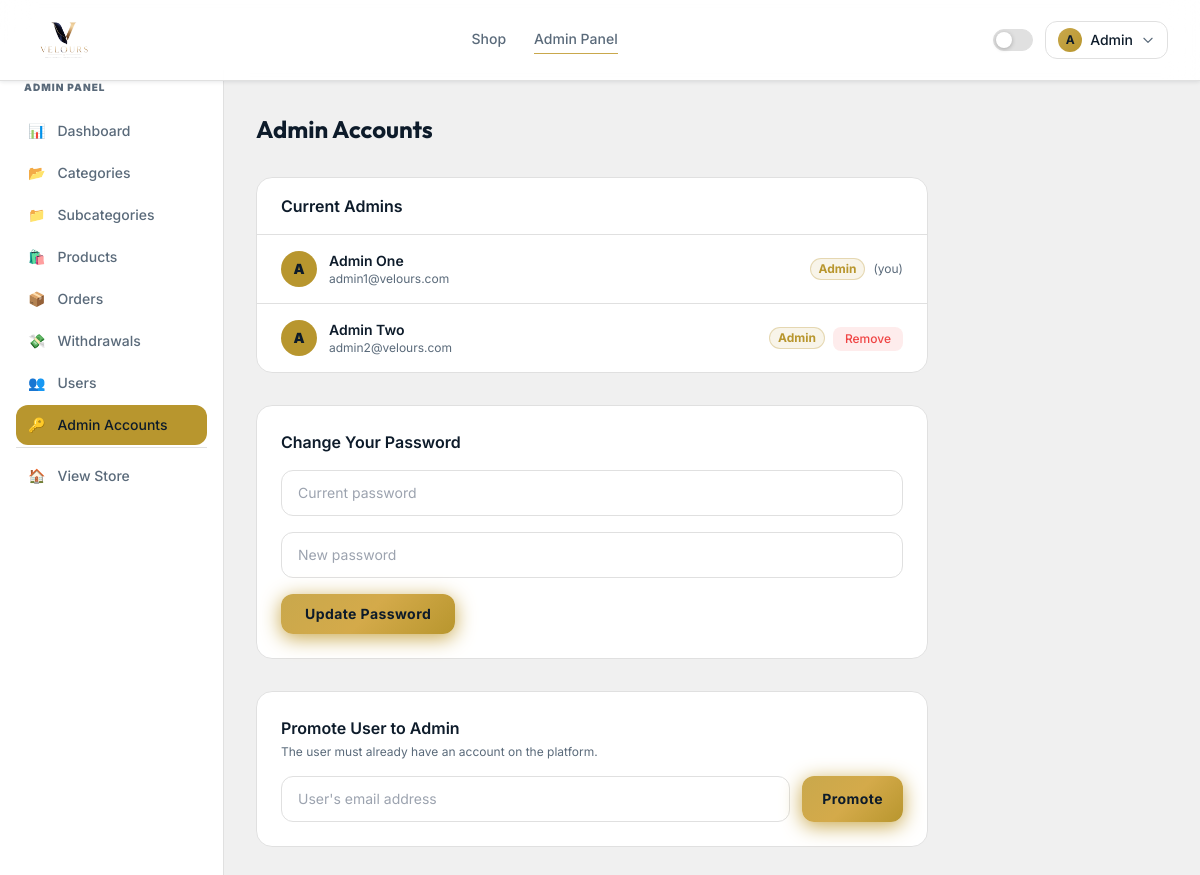
The page /admin/admins (signed in) on the database its author committed.
### app/models.py (models this page shows, shortened)
class User(UserMixin, db.Model):
    __tablename__ = 'users'
    id = db.Column(db.Integer, primary_key=True)
    name = db.Column(db.String(100), nullable=False)
    email = db.Column(db.String(150), unique=True, nullable=False)
    phone = db.Column(db.String(20), nullable=True)
    password_hash = db.Column(db.String(255), nullable=False)
    is_admin = db.Column(db.Boolean, default=False)
    is_active = db.Column(db.Boolean, default=True)
    referral_code = db.Column(db.String(12), unique=True, nullable=True)
    referral_unlocked = db.Column(db.Boolean, default=False)
    referral_slots_total = db.Column(db.Integer, default=0)
    referral_slots_used = db.Column(db.Integer, default=0)
    referred_by_id = db.Column(db.Integer, db.ForeignKey('users.id'), nullable=True)
    wallet_balance = db.Column(db.Float, default=0.0)
    created_at = db.Column(db.DateTime, default=datetime.utcnow)
    orders = db.relationship('Order', backref='buyer', lazy=True, foreign_keys='Order.user_id')
    commissions = db.relationship('Commission', backref='earner', lazy=True, foreign_keys='Commission.referrer_id')
    referred_users = db.relationship('User', backref=db.backref('referred_by', remote_side=[id]), lazy=True)

### app/blueprints/admin.py (the view)
@admin_bp.route('/admins')
@admin_required
def admins():
    return render_template('admin/admins.html',
                           admins=User.query.filter_by(is_admin=True).all())

### app/blueprints/admin.py (called while the page is built)
def admin_required(f):
    @wraps(f)
    @login_required
    def decorated(*args, **kwargs):
        if not current_user.is_admin:
            flash('Admin access required.', 'error')
            return redirect(url_for('store.index'))
        return f(*args, **kwargs)
    return decorated

### app/templates/admin/admins.html (shortened to what this page needs)
{% extends 'admin/base_admin.html' %}
{% block admin_content %}
<div class="max-w-2xl fade-in">
  <h1 class="font-display text-2xl font-bold mb-8" style="color:var(--text-primary)">Admin Accounts</h1>
  <div class="card rounded-2xl overflow-hidden mb-8">
    <div class="px-6 py-4 border-b border-themed">
      <h2 class="font-semibold" style="color:var(--text-primary)">Current Admins</h2>
    </div>
    {% for admin in admins %}
    <div class="flex items-center justify-between px-6 py-4 border-b border-themed last:border-0">
      <div class="flex items-center gap-3">
        <div class="w-9 h-9 rounded-full bg-gold-500 flex items-center justify-center">
          <span class="text-blueblack font-black text-sm">{{ admin.name[0].upper() }}</span>
        </div>
        <div>
          <p class="font-semibold text-sm" style="color:var(--text-primary)">{{ admin.name }}</p>
          <p class="text-xs text-muted">{{ admin.email }}</p>
        </div>
      </div>
      <div class="flex gap-2 items-center">
        <span class="text-xs bg-gold-500/10 text-gold-500 border border-gold-500/30 px-2 py-0.5 rounded-full font-bold">Admin</span>
        {% if admin.id != current_user.id %}
        <form method="POST" action="{{ url_for('admin.remove_admin', id=admin.id) }}"
              onsubmit="return confirm('Remove admin access from {{ admin.name }}?')">
          <button class="text-xs bg-red-500/10 text-red-500 px-3 py-1 rounded-lg hover:bg-red-500/20 font-medium">Remove</button>
        </form>
        {% else %}
        <span class="text-xs text-muted">(you)</span>
        {% endif %}
      </div>
    </div>
    {% endfor %}
  </div>
  <div class="card rounded-2xl p-6 mb-8">
    <h2 class="font-semibold mb-4" style="color:var(--text-primary)">Change Your Password</h2>
    <form method="POST" action="{{ url_for('admin.change_password') }}" class="space-y-4">
      <input type="password" name="current_password" placeholder="Current password" required
             class="w-full card px-4 py-3 rounded-xl text-sm focus:outline-none focus:border-gold-500"
             style="color:var(--text-primary)"/>
      <input type="password" name="new_password" placeholder="New password" required
             class="w-full card px-4 py-3 rounded-xl text-sm focus:outline-none focus:border-gold-500"
             style="color:var(--text-primary)"/>
      <button type="submit" class="btn-gold px-6 py-2.5 rounded-xl text-sm font-bold shadow-gold">Update Password</button>
    </form>
  </div>
  <div class="card rounded-2xl p-6">
    <h2 class="font-semibold mb-1" style="color:var(--text-primary)">Promote User to Admin</h2>
    <p class="text-xs text-muted mb-4">The user must already have an account on the platform.</p>
    <form method="POST" action="{{ url_for('admin.promote_admin') }}" class="flex gap-3">
      <input type="email" name="email" placeholder="User's email address" required
             class="flex-1 card px-4 py-3 rounded-xl text-sm focus:outline-none focus:border-gold-500"
             style="color:var(--text-primary)"/>
      <button type="submit" class="btn-gold px-5 py-3 rounded-xl text-sm font-bold shadow-gold">Promote</button>
    </form>
  </div>
</div>
{% endblock %}

### app/templates/base.html (shortened to what this page needs)
<!DOCTYPE html>
<html lang="en" id="html-root" class="scroll-smooth">
<head>
  <script src="https://cdn.tailwindcss.com"></script>
</head>
<body>
<nav class="nav-bg sticky top-0 z-50 border-b border-themed">
  <div class="max-w-7xl mx-auto px-4 sm:px-6 lg:px-8">
    <div class="flex items-center justify-between h-20">
      <a href="{{ url_for('store.index') }}" class="flex items-center gap-2.5 group">
        <img src="{{ url_for('static', filename='img/logo.png') }}"
             alt="{{ APP_NAME }}"
             class="h-16 w-auto object-contain"
             onerror="this.style.display='none'; this.nextElementSibling.style.display='flex'"/>
      </a>
      <div class="hidden md:flex items-center gap-7">
        <a href="{{ url_for('store.shop') }}"
           class="nav-link text-sm font-medium text-muted hover:text-accent transition-colors pb-0.5
           {% if request.endpoint == 'store.shop' %}active{% endif %}">Shop</a>
        {% if current_user.is_authenticated %}
          {% if current_user.is_admin %}
          <a href="{{ url_for('admin.dashboard') }}"
             class="nav-link text-sm font-medium text-muted hover:text-accent transition-colors pb-0.5
             {% if request.endpoint and 'admin' in request.endpoint %}active{% endif %}">Admin Panel</a>
          {% else %}
          <a href="{{ url_for('dashboard.index') }}"
             class="nav-link text-sm font-medium text-muted hover:text-accent transition-colors pb-0.5
             {% if request.endpoint == 'dashboard.index' %}active{% endif %}">Dashboard</a>
          {% endif %}
        {% endif %}
      </div>
      <div class="flex items-center gap-3">
        <div id="theme-toggle" class="theme-pill" onclick="toggleTheme()" title="Toggle theme">
          <div class="theme-pill-dot"></div>
        </div>
        {% if current_user.is_authenticated %}
        <div class="relative" x-data="{ open:false }">
          <button @click="open=!open"
                  class="flex items-center gap-2 px-3 py-1.5 rounded-xl border border-themed hover:border-gold-400 transition-all"
                  style="border-color:var(--border)">
            <div class="w-6 h-6 rounded-full flex items-center justify-center"
                 style="background:linear-gradient(135deg,#C9A84C,#B8962E)">
              <span class="text-navy font-bold text-xs">{{ current_user.name[0].upper() }}</span>
            </div>
            <span class="text-sm font-medium hidden sm:block" style="color:var(--text-primary)">
              {{ current_user.name.split()[0] }}
            </span>
            <svg class="w-3.5 h-3.5 text-muted" fill="none" stroke="currentColor" viewBox="0 0 24 24">
              <path stroke-linecap="round" stroke-linejoin="round" stroke-width="2" d="M19 9l-7 7-7-7"/>
            </svg>
          </button>
        </div>
        {% else %}
        <a href="{{ url_for('auth.login') }}"
           class="text-sm font-medium text-muted hover:text-accent transition-colors">Sign in</a>
        <a href="{{ url_for('auth.register') }}"
           class="btn-gold px-4 py-2 rounded-xl text-sm">Join Free</a>
        {% endif %}
      </div>
    </div>
  </div>
</nav>
<main>{% block content %}{% endblock %}</main>
</body>
</html>

### app/templates/base.html (style rules this page uses)
:root { --bg-primary: #f0f0f0; --bg-card: #ffffff; --bg-nav: rgba(255,255,255,0.94); --border: #e0e0e0; --text-primary: #0D1B2A; --text-muted: #5a6a7a; --gold: #C9A84C; --gold-hover: #B8962E; --gold-glow: rgba(201,168,76,0.22); --nav-shadow: 0 1px 4px rgba(13,27,42,0.10); }
body { background-color: var(--bg-primary); color: var(--text-primary); font-family: 'Inter', sans-serif; transition: background-color 0.3s ease, color 0.3s ease; }
.card { background: var(--bg-card); border: 1px solid var(--border); }
.text-muted { color: var(--text-muted); }
.nav-bg { background: var(--bg-nav); box-shadow: var(--nav-shadow); backdrop-filter: blur(16px); -webkit-backdrop-filter: blur(16px); }
.border-themed { border-color: var(--border); }
.btn-gold { background: linear-gradient(135deg, #C9A84C 0%, #d4aa4a 50%, #B8962E 100%); color: #0D1B2A; font-weight: 600; letter-spacing: 0.03em; transition: all 0.25s ease; box-shadow: 0 2px 12px rgba(201,168,76,0.25); }
.fade-in { animation: fadeUp 0.38s cubic-bezier(0.22,1,0.36,1) both; }
.nav-link { position: relative; }
.nav-link::after { content:''; position:absolute; bottom:-3px; left:0; right:0; height:1.5px; background:var(--gold); transform:scaleX(0); transition:transform 0.2s ease; transform-origin:center; }
.nav-link:hover::after, .nav-link.active::after { transform:scaleX(1); }
.theme-pill { width:40px; height:22px; background:var(--border); border-radius:11px; position:relative; cursor:pointer; transition:background 0.3s; border:1px solid var(--border); }
.theme-pill-dot { width:16px; height:16px; background:#fff; border-radius:50%; position:absolute; top:2px; left:2px; transition:transform 0.3s; box-shadow:0 1px 4px rgba(0,0,0,0.25); }

### rows shown on the page
User: name "A", name "Admin", name "Admin One", email "admin1@velours.com", shows "(you)"
User: name "A", name "Admin Two", email "admin2@velours.com"

### other values the page prints
{{ icon }} "📊" "📂" "📁" "🛍️" "📦" "💸" "👥" "🔑"
{{ label }} "Dashboard" "Categories" "Subcategories" "Products" "Orders" "Withdrawals" "Users" "Admin Accounts"
